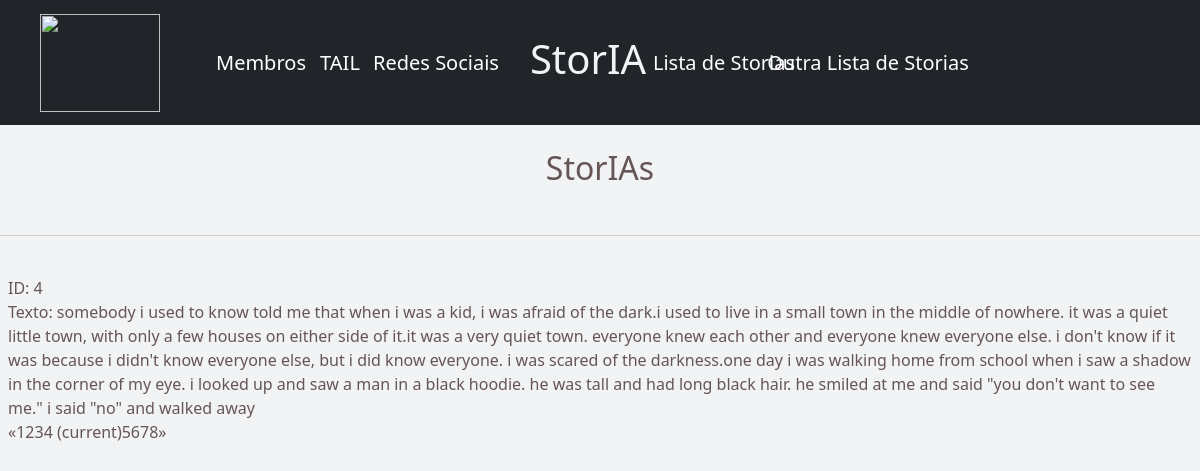
Screenshot of /storias/?page=4 with the database file from the repository.
### modelo/models.py (models this page shows, shortened)
class Story(models.Model):
    SIZE_CHOICES = (('Small', 50), ('Medium', 100), ('Big', 200))
    TEMPERATURE_CHOICES = (('Default', 1.0), ('Creative', 1.2), ('Very Creative', 1.5))
    example = models.TextField()
    size = models.IntegerField(choices=SIZE_CHOICES)
    temperature = models.FloatField(choices=TEMPERATURE_CHOICES)

### modelo/views.py (the view)
# urls.py: path('storias/', views.load_storia, name='storias'),
def load_storia(request):
  all_records = models.Story.objects.all()
  page = request.GET.get('page', 1)
  paginator = Paginator(all_records, 1)
  try:
    records = paginator.page(page)
  except PageNotAnInteger:
    records = paginator.page(page)
  except EmptyPage:
    records = paginator.page(page)
  return render(request, 'modelo/storias.html', {'records': records})

### modelo/templates/modelo/storias.html (shortened to what this page needs)
{% load static %}
<!doctype html>
<html lang="en">
  <head>
    <link href="https://cdn.jsdelivr.net/npm/bootstrap@5.0.1/dist/css/bootstrap.min.css" rel="stylesheet">
    <link href="{% static 'modelo/global.css' %}" type="text/css" rel="stylesheet">
  </head>
  <body>
    <nav class="navbar navbar-dark bg-dark">
      <div class="container-fluid row">
        <div class="col-2 centralize">
          <a class="navbar-brand" href="{% url 'index' %}">
              <img src="https://github.com/TailUFPB.png" alt="" width="120" height="98" class="d-inline-block align-text-top">
          </a>
        </div>
        <div class="col-1">
          <a class="navbar-brand" href="{% url 'members' %}">
              <span class="d-inline-block align-text-top">Membros</span>
          </a>
        </div>
        <div class="col-1 centralize">
          <a class="navbar-brand" href="https://aria.ci.ufpb.br/tail/">
              <span class="d-inline-block align-text-top">TAIL</span>
          </a>
        </div>
        <div class="col-1 centralize">
          <a class="navbar-brand" href="{% url 'social'%}">
              <span class="d-inline-block align-text-top">Redes Sociais</span>
          </a>
        </div>
        <div class="col centralize">
            <h1 ><a href="{% url 'index' %}">StorIA</a> </h1> <br>
        </div>
        <div class="col-1 centralize">
          <a class="navbar-brand" href="{% url 'storias' %}">
              <span class="d-inline-block align-text-top">Lista de Storias</span>
          </a>
        </div>
        <div class="col-2 centralize">
          <a class="navbar-brand" href="{% url 'storiaspage' %}">
              <span class="d-inline-block align-text-top">Outra Lista de Storias</span>
          </a>
        </div>
  </nav>
    <br>
    <div class="row centralize no-marginLR">
      <div class="col centralize">
        <h2>StorIAs</h2>
      </div>
    </div>
    <br> <hr> <br>
    <div class="row px-2 no-marginLR">
        <div class="col">
          {% for story in records %}
              ID: {{ story.id }}
              <br>
              Texto: {{ story.example }}
          {% endfor %}
          {% if records.has_other_pages %}
            <ul class="pagination">
              {% if records.has_previous %}
                <li><a href="?page={{ records.previous_page_number }}">&laquo;</a></li>
              {% else %}
                <li class="disabled"><span>&laquo;</span></li>
              {% endif %}
              {% for i in records.paginator.page_range %}
                {% if records.number == i %}
                  <li class="active"><span>{{ i }} <span class="sr-only">(current)</span></span></li>
                {% else %}
                  <li><a href="?page={{ i }}">{{ i }}</a></li>
                {% endif %}
              {% endfor %}
              {% if records.has_next %}
                <li><a href="?page={{ records.next_page_number }}">&raquo;</a></li>
              {% else %}
                <li class="disabled"><span>&raquo;</span></li>
              {% endif %}
            </ul>
          {% endif %}
        </div>
    </div>
  </body>
</html>

### modelo/static/modelo/global.css (style rules this page uses)
* { padding: 0; margin:0; box-sizing: border-box; }
:root { --white: #fff; --background: #F2F3F5; --gray-line: #DCDDE0; --text: #655555; --text-highlight: #B3B9FF; --title: #2E384D; --red: #E83F5B; --green: #4CD62B; --blue: #5965E0; --blue-dark: #4953B8; --blue-twitter: #2AA9E0; }
body { background: var(--background); color: var(--text); }
h1 { font: 400 83px, "Varela Round", sans-serif; color: var(--background); }
a { color:inherit; text-decoration: none; }
.centralize { display: flex; text-align: center; justify-content: center; }
.no-marginLR { background: rgba(255, 0, 0, 0); }

### rows the page displays
Story: id "4", example "somebody i used to know told me that when i was a kid, i was afraid of the dark.i used to live in a small town in the middle of nowhere. it was a quiet little town, with only a few houses on either side of it.it was a very quiet town. everyone knew each other and everyone knew everyone else. i don't know if it was because i didn't know everyone else, but i did know everyone. i was scared of the darkness.one day i was walking home from school when i saw a shadow in the corner of my eye. i looked up and saw a man in a black hoodie. he was tall and had long black hair. he smiled at me and said \"you don't want to see me.\" i said \"no\" and walked away"

### other values shown
{{ i }} "1" "2" "3" "5" "6" "7" "8"
{{ i }} "4"
